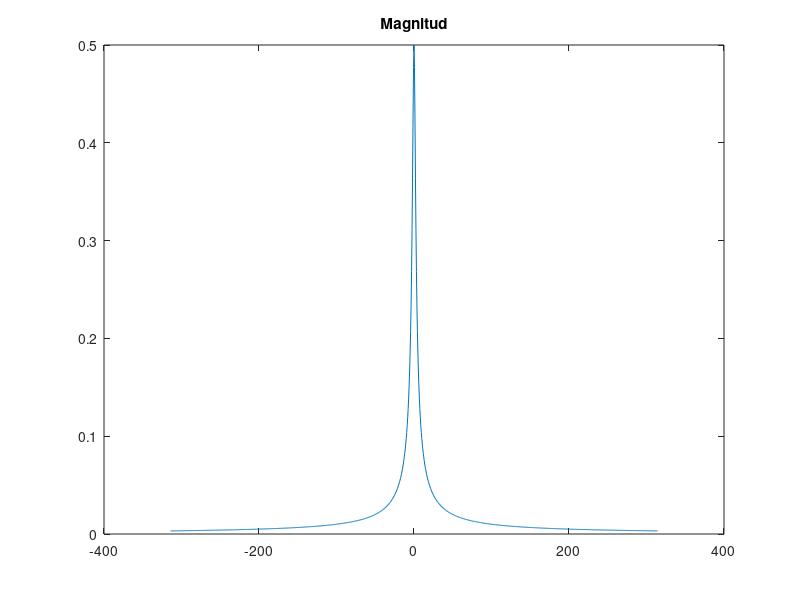
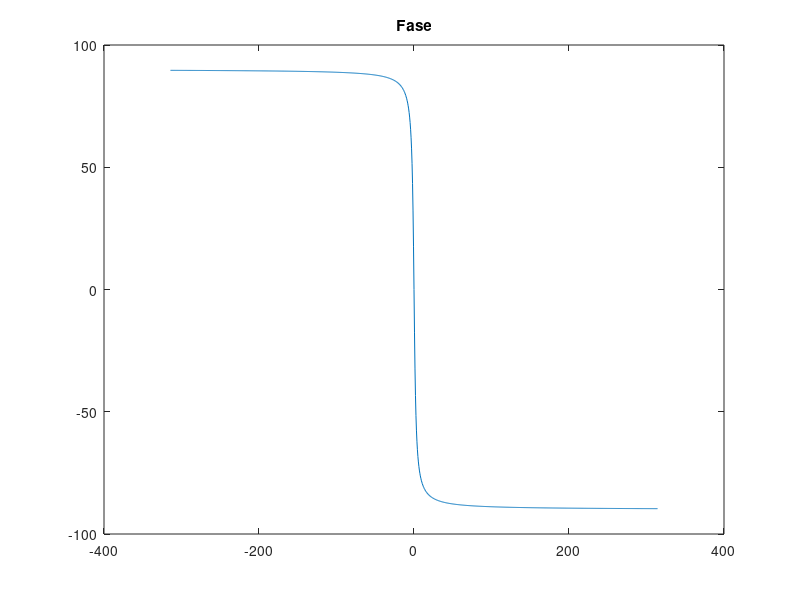

Write the MATLAB code that produced these figures, in order.
%% Ejercicio. Grafique la CTFT de x[t] = e^{-at} u[t]
% X[W] = 1/[a + jW]

% Parametro de X[W]
a = 2;

% Eje de frecuencia
N = 1000;   % Numero de puntos + 1 a graficar
F = 50;     % Frecuencia máxima a graficar
W = -2*pi*F : 4*pi*F/N : 2*pi*F;    % Eje de frecuencia

% Señal Xw
Xw = 1 ./ (a + 1i*W);

% Grafica
plot(W, abs(Xw));
title("Magnitud");
figure;
plot(W, angle(Xw)*180/pi);
title("Fase");
